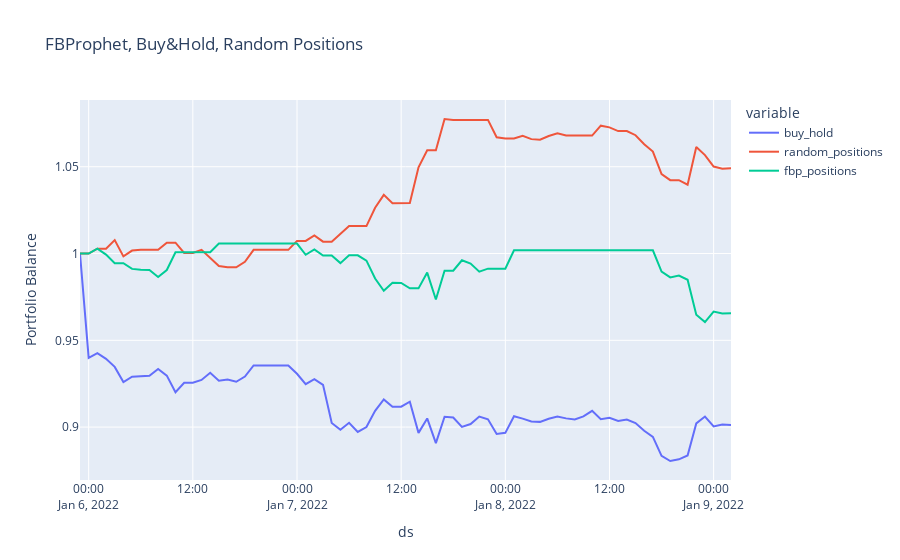

Notebook code cell kept with this figure:
### Code cell
backtestPerformanceVis(
    ticker="BTC", 
    n_hours=80, 
    training_hours=40, 
    mov_avg=3, 
    forecast_hours=3
)
